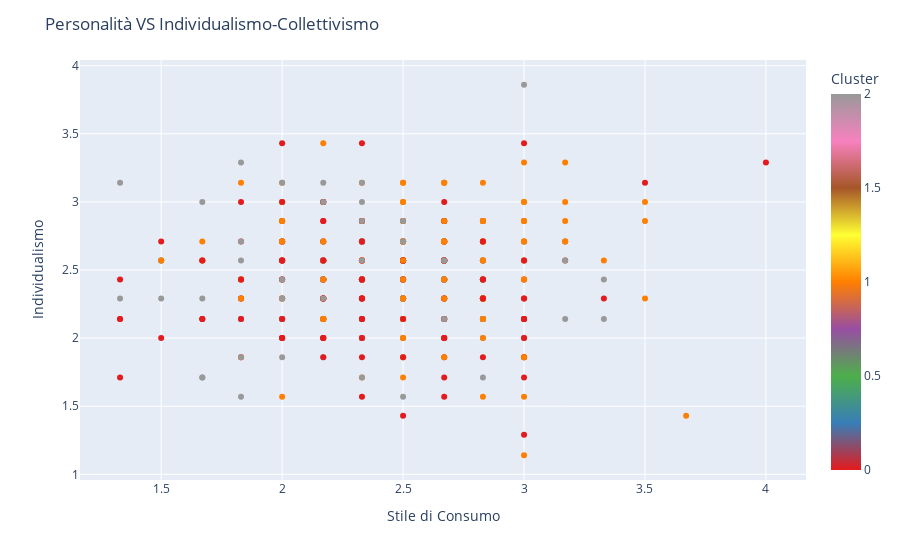

The cell this chart's notebook holds for it:
### Markdown cell above
## Stile di consumo (Omologato o Alternativo) VS INDCOL (individualismo - collettivismo)

### Code cell
#set up figure
fig = px.scatter(not_political, x='consumo', y='INDCOL_mean', color='cluster_agg',  labels={'consumo': 'Stile di Consumo', 'INDCOL_mean': 'Individualismo',
                         'cluster_agg': 'Cluster'})



#provide layout
fig.update_layout(
    title='Personalità VS Individualismo-Collettivismo',
    xaxis_title='Stile di Consumo',
    yaxis_title='Individualismo'
)



# Show the plot
fig.show()

### Figure 1 — Plotly figure (JSON) as saved in the notebook; plotly's stock layout.template omitted (floating-point values rounded to 4 significant figures; data arrays with more than 128 entries replaced by an {"elided": "..."} marker saying what was removed)
{"data": [{"hovertemplate": "Stile di Consumo=%{x}<br>Individualismo=%{y}<br>Cluster=%{marker.color}<extra></extra>", "legendgroup": "", "marker": {"color": {"elided": "473 int values"}, "coloraxis": "coloraxis", "symbol": "circle"}, "mode": "markers", "name": "", "orientation": "v", "showlegend": false, "type": "scatter", "x": {"elided": "473 float values"}, "xaxis": "x", "y": {"elided": "473 float values"}, "yaxis": "y"}], "layout": {"coloraxis": {"colorbar": {"title": {"text": "Cluster"}}, "colorscale": [[0, "rgb(228,26,28)"], [0.125, "rgb(55,126,184)"], [0.25, "rgb(77,175,74)"], [0.375, "rgb(152,78,163)"], [0.5, "rgb(255,127,0)"], [0.625, "rgb(255,255,51)"], [0.75, "rgb(166,86,40)"], [0.875, "rgb(247,129,191)"], [1, "rgb(153,153,153)"]]}, "legend": {"tracegroupgap": 0}, "margin": {"t": 60}, "title": {"text": "Personalità VS Individualismo-Collettivismo"}, "xaxis": {"anchor": "y", "domain": [0, 1], "title": {"text": "Stile di Consumo"}}, "yaxis": {"anchor": "x", "domain": [0, 1], "title": {"text": "Individualismo"}}}}
